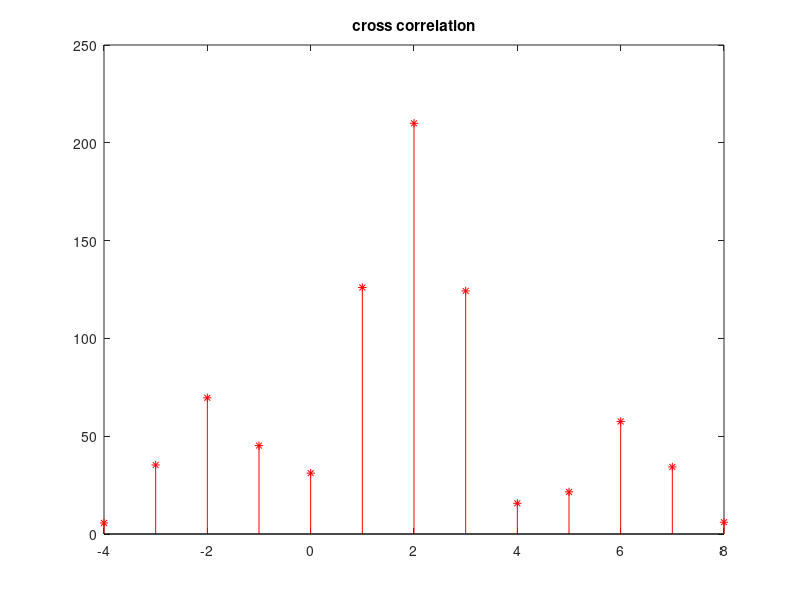

Source code (MATLAB):
x=[3,11,7,0,-1,4,2]; % first sequence
nx=-3:3; % index for signal x
ny=nx+2; % index for signal x delayed by 2
w=randn(1,length(x)); % random sequence generation
y=x+w; % second sequence
ns=nx(1)+ny(1); % starting index
ne=nx(length(x))+ny(length(y)); % ending index
nz=ns:ne; % index for correlation output
z=xcorr(x,y); % cross correlation
stem(nz,z,'*r');
title('cross correlation');